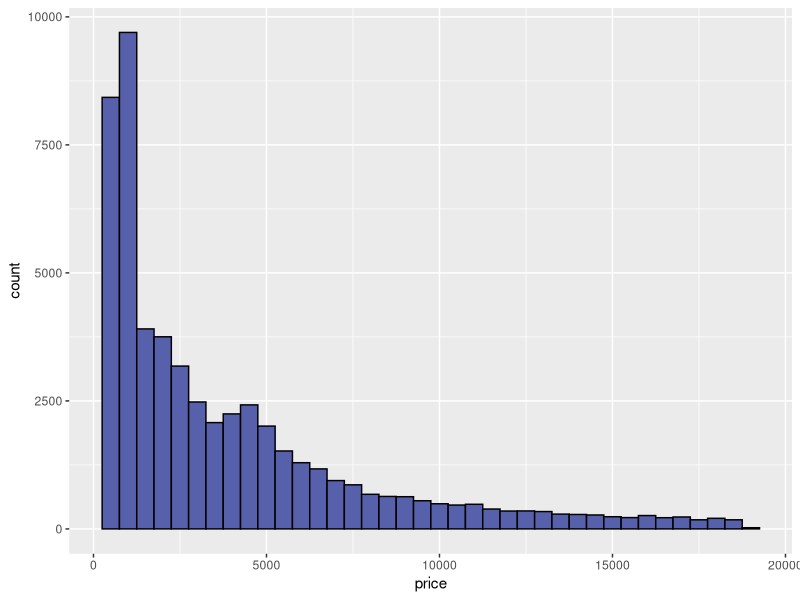
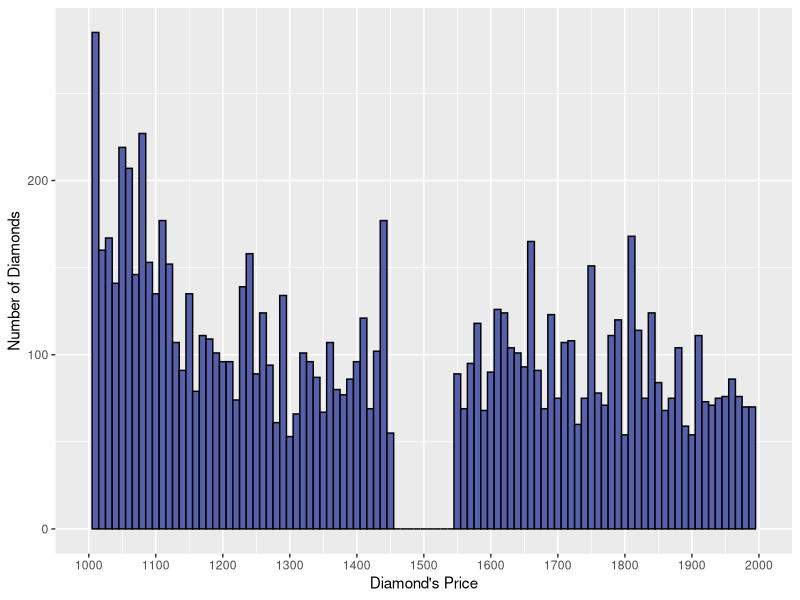
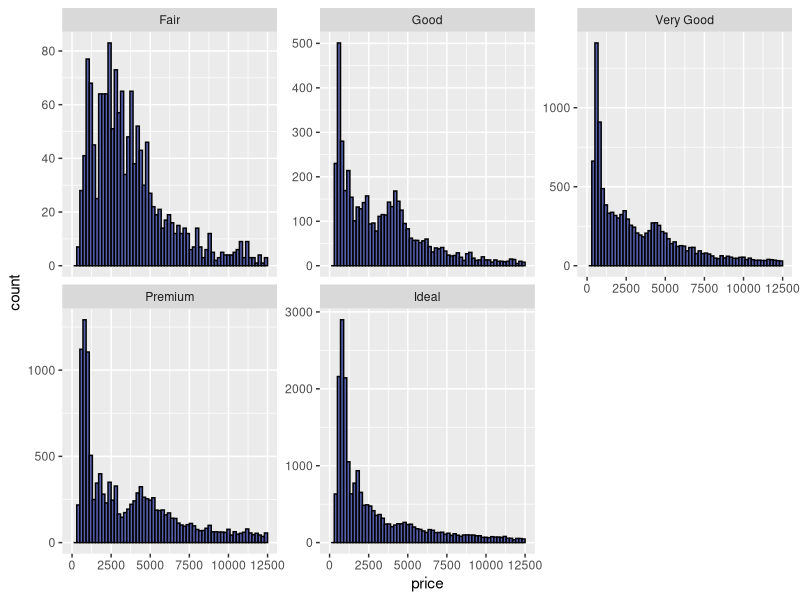
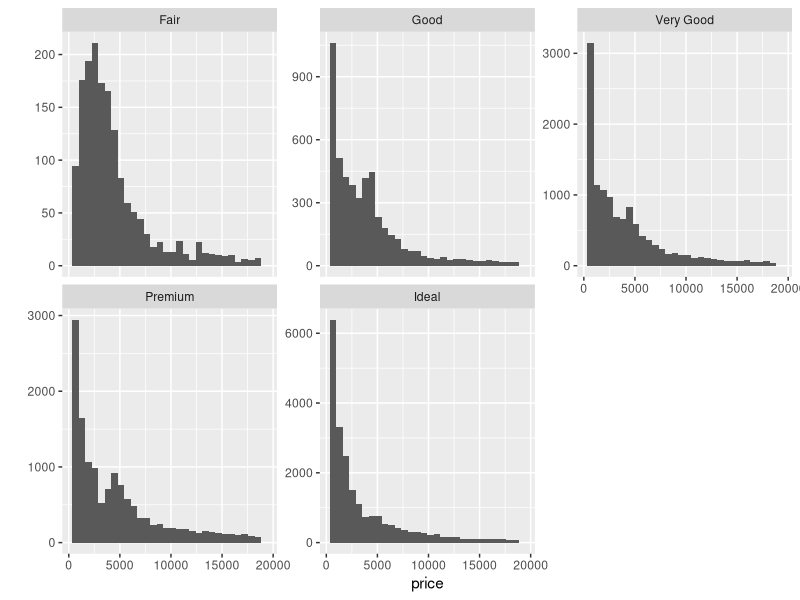
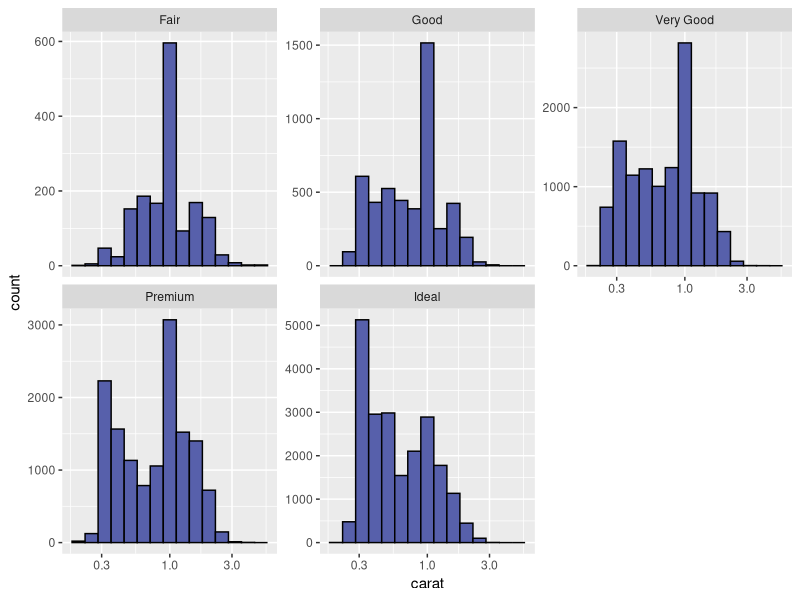

Write the R code that produced these figures, in order.
## ---- chunk 1
knitr::opts_chunk$set(echo = TRUE)
## ---- chunk 2
library(ggplot2)
data("diamonds")
summary(diamonds)
## ---- chunk 3
dim(diamonds)

## ---- chunk 4
str(diamonds)
## ---- chunk 5
?diamonds
diamonds$color
## ---- chunk 6
ggplot(aes(x = price), data = diamonds) +
  geom_histogram(binwidth = 500, color = 'black', fill ='#5760AB')
## ---- chunk 7
summary(diamonds$price)
## ---- chunk 8
less500 <- subset(diamonds, price < 500, select = (price))
less250 <- subset(diamonds, price < 250, select = (price))
more_eq_15000 <- subset(diamonds, price >= 15000, select = (price))

length(less500$price)
length(less250$price)
length(more_eq_15000$price)
## ---- chunk 9
ggplot(aes(x = price), data = diamonds) +
  geom_histogram(binwidth = 10, color = 'black', fill ='#5760AB') +
  scale_x_continuous(breaks = seq(1000,2000,100), limits = c(1000,2000)) +
  xlab('Diamond\'s Price') +
  ylab('Number of Diamonds')
## ---- chunk 10
 ggplot(aes(x = price), data = diamonds) +
  geom_histogram(binwidth = 200, color = 'black', fill ='#5760AB') +
  scale_x_continuous(breaks = seq(0,12500,2500),limits = c(0,12500)) +
  facet_wrap(~cut, ncol = 3, scales = "free_y")
## ---- chunk 11
by(diamonds$price, diamonds$cut, summary)
## ---- chunk 12
qplot(x = price, data = diamonds) + facet_wrap(~cut, scales ="free_y")  
## ---- chunk 13
 ggplot(aes(x = carat), data = diamonds) +
  geom_histogram(binwidth = 0.1, color = 'black', fill ='#5760AB') +
  facet_wrap(~cut, ncol = 3, scales = "free_y") +
  scale_x_log10()
